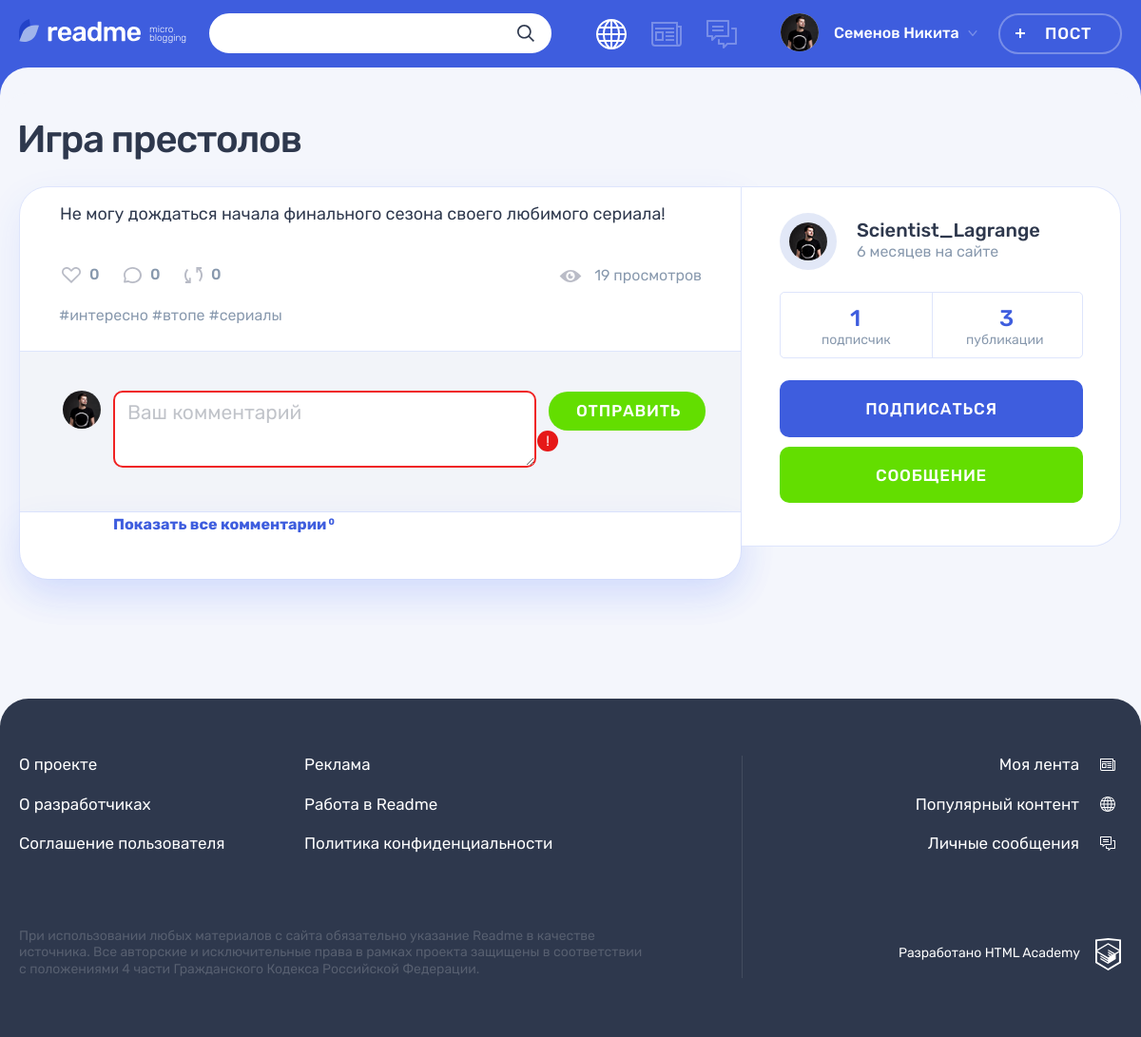
/post.php?id=2, run on the app's committed database.
### tables this page shows
CREATE TABLE posts (
  id INT AUTO_INCREMENT PRIMARY KEY,
  creation_date DATETIME,
  title VARCHAR(64) NOT NULL,
  text TEXT,
  quote_author VARCHAR(64),
  img VARCHAR(255),
  video VARCHAR(255),
  link VARCHAR(255),
  view_count INT,
  user_id INT,
  content_types_id INT
);

CREATE TABLE hashtags (
  id INT AUTO_INCREMENT PRIMARY KEY,
  hashtag_title VARCHAR(128)
);

CREATE TABLE users (
  id INT AUTO_INCREMENT PRIMARY KEY,
  registration_date DATETIME,
  email VARCHAR(320) NOT NULL,
  login VARCHAR(255) NOT NULL,
  password CHAR(64) NOT NULL,
  avatar VARCHAR(255)
);

### helpers.php (called while the page is built, shortened)
<?php
function get_noun_plural_form(int $number, string $one, string $two, string $many): string
{
    $number = (int)$number;
    $mod10 = $number % 10;
    $mod100 = $number % 100;
    switch (true) {
        case ($mod10 > 5):
            return $many;
        case ($mod10 === 1):
            return $one;
        case ($mod10 >= 2 && $mod10 <= 4):
            return $two;
        default:
            return $many;
    }
}
function include_template($name, array $data = [])
{
    $name = 'templates/' . $name;
    extract($data);
    require $name;
    $result = ob_get_clean();
    return $result;
}

### db.php (called while the page is built, shortened)
<?php
$con = mysqli_connect("127.0.0.1", "root", "", "2025455-readme-12");
mysqli_set_charset($con, "utf8");
return $con;

### uploads/utils.php (called while the page is built, shortened)
<?php
function post_date($date_str, $back) {
    $date = date_create($date_str);
    $date_format_str = date_format($date, 'Y-m-d H:i');
    $cur_date = date_create('now');
    $diff = date_diff($date, $cur_date);
    $diff_count_i = date_interval_format($diff, "%i");
    $diff_count_h = date_interval_format($diff, "%h");
    $diff_count_d = date_interval_format($diff, "%d");
    $diff_count_m = date_interval_format($diff, "%m");
    $rel_date = 0;
    if ($diff_count_i > 0 && $diff_count_i  < 60) {
        $rel_date = $diff_count_i . get_noun_plural_form($diff_count_i, ' минута ', ' минуты ', ' минут ') . $back;
    }
    if ($diff_count_h >= 1 && $diff_count_h  < 24) {
        $rel_date = $diff_count_h . get_noun_plural_form($diff_count_h, ' час ', ' часа ', ' часов ') . $back;
    }
    if ($diff_count_d >= 1 && $diff_count_d < 7) {
        $rel_date = $diff_count_d . get_noun_plural_form($diff_count_d, ' день ', ' дня ', ' дней ') . $back;
    }
    if ($diff_count_m > 1) {
        $rel_date = $diff_count_m . get_noun_plural_form($diff_count_m, ' месяц ', ' месяца ', ' месяцев ') . $back;
    }
    return [$date_format_str, $rel_date];
}
function get_db($sql_query) {
    $result = mysqli_query(require 'db.php', $sql_query);
    $array = mysqli_fetch_all($result, MYSQLI_ASSOC);
    return($array);
}
function get_post_details_from_db($filter_id) {
    $query = sprintf("SELECT posts.id, content_types.alias, posts.title, text, quote_author, img, video, link, view_count, user_id, content_types_id
FROM posts
INNER JOIN content_types ON posts.content_types_id = content_types.id
WHERE posts.id = %d",  $filter_id);
    $array = get_db($query);
    return($array);
}
function get_likes_quantity($filter_id) {
    $query = sprintf("SELECT l.id, l.user_id, l.post_id
FROM likes l
INNER JOIN posts p ON l.post_id = p.id
WHERE p.id = %d", $filter_id);
    $array = get_db($query);
    $likes_quantity = count($array);
    return($likes_quantity);
}
function get_hashtags_for_post($filter_id) {
    $query = sprintf("SELECT h.hashtag_title
FROM posts p
INNER JOIN posts_hashtags ph ON p.id = ph.post_id
INNER JOIN hashtags h ON ph.hashtag_id = h.id
WHERE p.id = %d", $filter_id);
    $array = get_db($query);
    return($array);
}
function get_comments_for_post_details($filter_id) {
    $query = sprintf("SELECT p.id, u.login, u.avatar, c.comment_creation_date, content, c.user_id, post_id
FROM comments c
INNER JOIN users u ON c.user_id = u.id
INNER JOIN posts p ON c.post_id = p.id
WHERE p.id = %d", $filter_id);
    $array = get_db($query);
    return($array);
}
function get_user_for_post_details($filter_id) {
    $query = sprintf("SELECT p.id, u.id, u.login, u.avatar, u.registration_date
FROM posts p
INNER JOIN users u ON p.user_id = u.id
WHERE p.id = %d", $filter_id);
    $array = get_db($query);
    return($array);
}
function get_subscribers_number($filter_id) {
    $query = sprintf("SELECT s.id, s.author_user_id, s.subscribed_user_id
FROM subscriptions s
INNER JOIN users u ON s.subscribed_user_id = u.id
WHERE u.id = %d", $filter_id);
    $array = get_db($query);
    $subscribers_number = count($array);
    return($subscribers_number);
}
function get_publications_number($filter_id) {
    $query = sprintf("SELECT p.id, p.user_id, u.id
FROM posts p
INNER JOIN users u ON p.user_id = u.id
WHERE u.id = %d", $filter_id);
    $array = get_db($query);
    $posts_number = count($array);
    return($posts_number);
}

### templates/post_page.php (the view, shortened to what this page needs)
<main class="page__main page__main--publication">
    <div class="container">
        <h1 class="page__title page__title--publication"><?=$post['title']?></h1>
        <section class="post-details">
            <div class="post-details__wrapper post-<?=$post['alias']?>">
                <div class="post-details__main-block post post--details">
                <?=$content?>
                    <div class="post__indicators">
                        <div class="post__buttons">
                            <a class="post__indicator post__indicator--likes button" href="#" title="Лайк">
                                <svg class="post__indicator-icon" width="20" height="17">
                                    <use xlink:href="#icon-heart"></use>
                                </svg>
                                <span><?=$likes_quantity?></span>
                            </a>
                            <a class="post__indicator post__indicator--comments button" href="#" title="Комментарии">
                                <svg class="post__indicator-icon" width="19" height="17">
                                    <use xlink:href="#icon-comment"></use>
                                </svg>
                                <span><?=count($comments, COUNT_NORMAL)?></span>
                            </a>
                            <a class="post__indicator post__indicator--repost button" href="#" title="Репост">
                                <svg class="post__indicator-icon" width="19" height="17">
                                    <use xlink:href="#icon-repost"></use>
                                </svg>
                                <span>0</span>
                            </a>
                        </div>
                        <span class="post__view"><?=$post['view_count']?> просмотров</span>
                    </div>
                    <ul class="post__tags">
                        <?php foreach ($hashtags as $hashtag): ?>
                        <li><a href="#">#<?=$hashtag['hashtag_title']?></a></li>
                        <?php endforeach; ?>
                    </ul>
                    <div class="comments">
                        <form class="comments__form form" action="#" method="post">
                            <div class="comments__my-avatar">
                                <img class="comments__picture" src="../img/userpic-medium.jpg" alt="Аватар пользователя">
                            </div>
                            <div class="form__input-section form__input-section--error">
                                <textarea class="comments__textarea form__textarea form__input" placeholder="Ваш комментарий"></textarea>
                                <button class="form__error-button button" type="button">!</button>
                            </div>
                            <button class="comments__submit button button--green" type="submit">Отправить</button>
                        </form>
                        <div class="comments__list-wrapper">
                            <a class="comments__more-link" href="#">
                                <span>Показать все комментарии</span>
                                <sup class="comments__amount"><?=count($comments, COUNT_NORMAL)?></sup>
                            </a>
                        </div>
                    </div>
                </div>
                <div class="post-details__user user">
                    <div class="post-details__user-info user__info">
                        <div class="post-details__avatar user__avatar">
                            <a class="post-details__avatar-link user__avatar-link" href="#">
                                <img class="post-details__picture user__picture" src="../img/<?=$user['avatar']?>" alt="Аватар пользователя">
                            </a>
                        </div>
                        <div class="post-details__name-wrapper user__name-wrapper">
                            <a class="post-details__name user__name" href="#">
                                <span><?=$user['login']?></span>
                            </a>
                            <?php $registration_date = $user['registration_date'];
                            [$format_date, $rel_date] = post_date($registration_date, 'на сайте'); ?>
                            <time class="post-details__time user__time" datetime="<?=$format_date?>" title="<?=$registration_date?>"><?=$rel_date?></time>
                        </div>
                    </div>
                    <div class="post-details__rating user__rating">
                        <p class="post-details__rating-item user__rating-item user__rating-item--subscribers">
                            <span class="post-details__rating-amount user__rating-amount"><?=$subscribers_number?></span>
                            <span class="post-details__rating-text user__rating-text"><?=get_noun_plural_form($subscribers_number,'подписчик', 'подписчика', 'подписчиков')?></span>
                        </p>
                        <p class="post-details__rating-item user__rating-item user__rating-item--publications">
                            <span class="post-details__rating-amount user__rating-amount"><?=$publications_number?></span>
                            <span class="post-details__rating-text user__rating-text"><?=get_noun_plural_form($publications_number,'публикация', 'публикации', 'публикаций')?></span>
                        </p>
                    </div>
                    <div class="post-details__user-buttons user__buttons">
                        <button class="user__button user__button--subscription button button--main" type="button">Подписаться</button>
                        <a class="user__button user__button--writing button button--green" href="#">Сообщение</a>
                    </div>
                </div>
            </div>
        </section>
    </div>
</main>

### templates/post-text.php (shortened to what this page needs)
<div class="post-details__image-wrapper post-text">
    <div class="post__main">
        <p>
            <?=$post['text'];?>
        </p>
    </div>
</div>

### data on the page
posts: title "Игра престолов", text "Не могу дождаться начала финального сезона своего любимого сериала!", view_count "19", user.avatar (picture), user.login "Scientist_Lagrange"
hashtags: hashtag_title "интересно"
hashtags: hashtag_title "втопе"
hashtags: hashtag_title "сериалы"

### other printed values
$user_name "Семенов Никита"
$likes_quantity "0"
count($comments, COUNT_NORMAL) "0"
$rel_date "6 месяцев на сайте"
$subscribers_number "1"
$publications_number "3"
